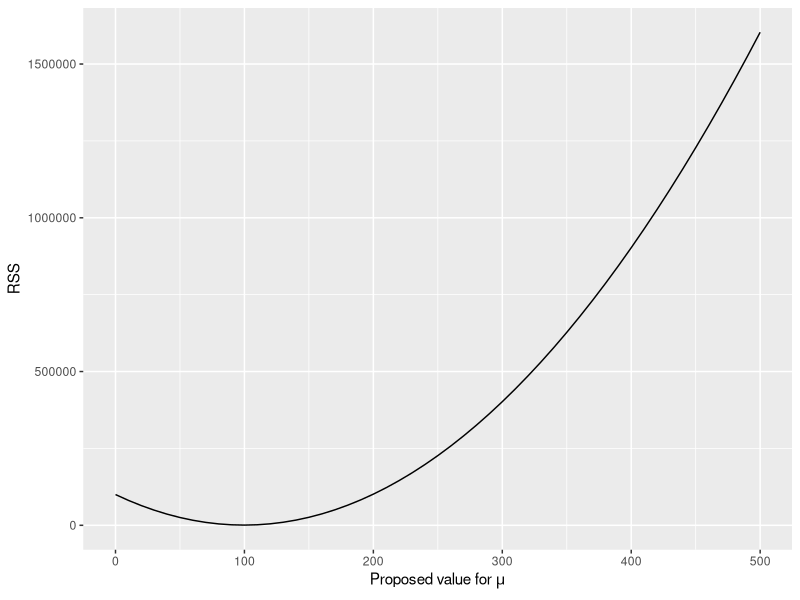

Recreate this plot in R.
# Load package
library(tidyverse) # only needed for the ggplot plot below.

# Number of simulated data
n <- 10

# Define population parameter
mu <- 100

# Generate random data
y <- rnorm(n = n, mean = mu, sd = 10)

# Propose values for population parameter
mu_grid <- seq(0, 500, 10)

# Check which parameter value returns lowest RSS
rss <- c()
for(mu in mu_grid){
  # calculate rss for mu
  rss_mu <- sum((y - mu) ^ 2)
  rss <- c(rss, rss_mu)
}

# Visualise the rss corresponding to mu values
ggplot(data = NULL, aes(x = mu_grid, y = rss)) +
  geom_line() +
  labs(x = bquote("Proposed value for"~mu),
       y = "RSS")

# Which value of mu according to RSS (which mu value minimises RSS)?

# Look for the smallest rss value
idx <- which.min(rss)

# Find corresponding mu value
mu_grid[idx]

# Task: change mu above to 250 and observe what happens to the 
# visualisation above.
# Also feel free to change other values to check how this changes the plot.
